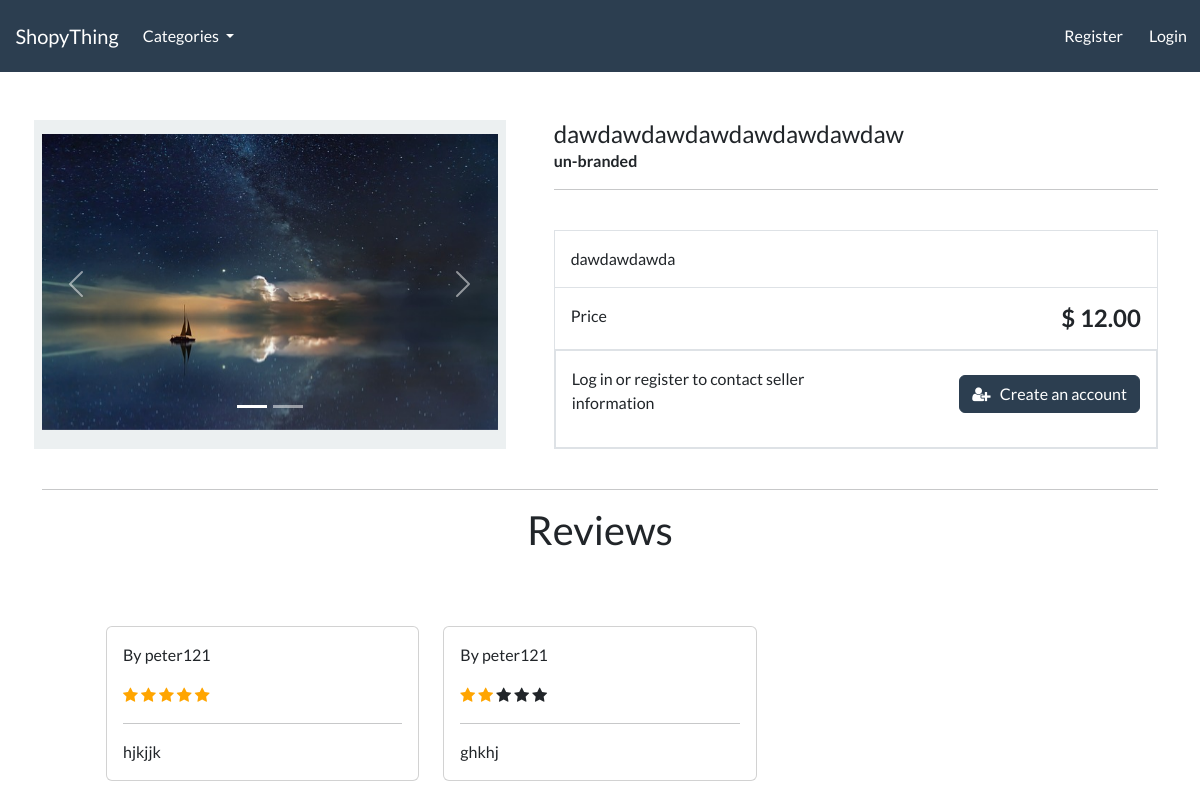
/product/dawdawdawdawdawdawdawdaw/, run on an earlier commit of the app's database.
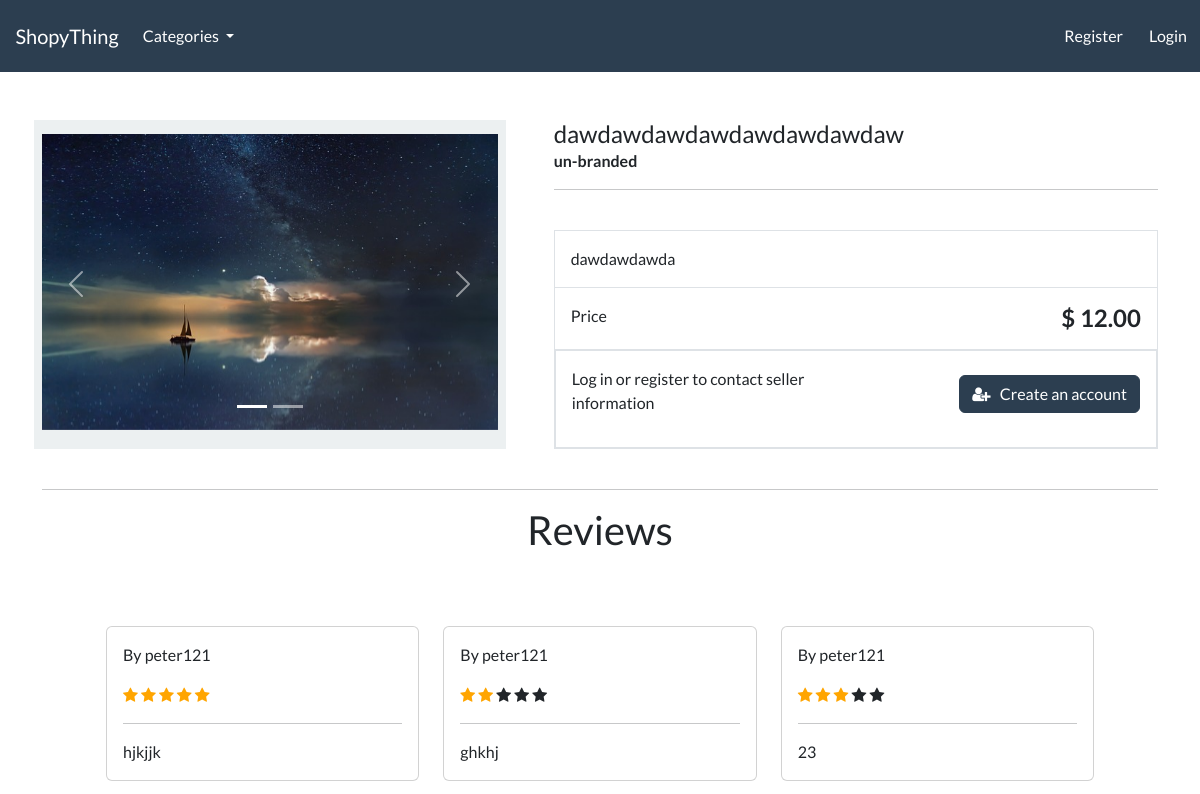
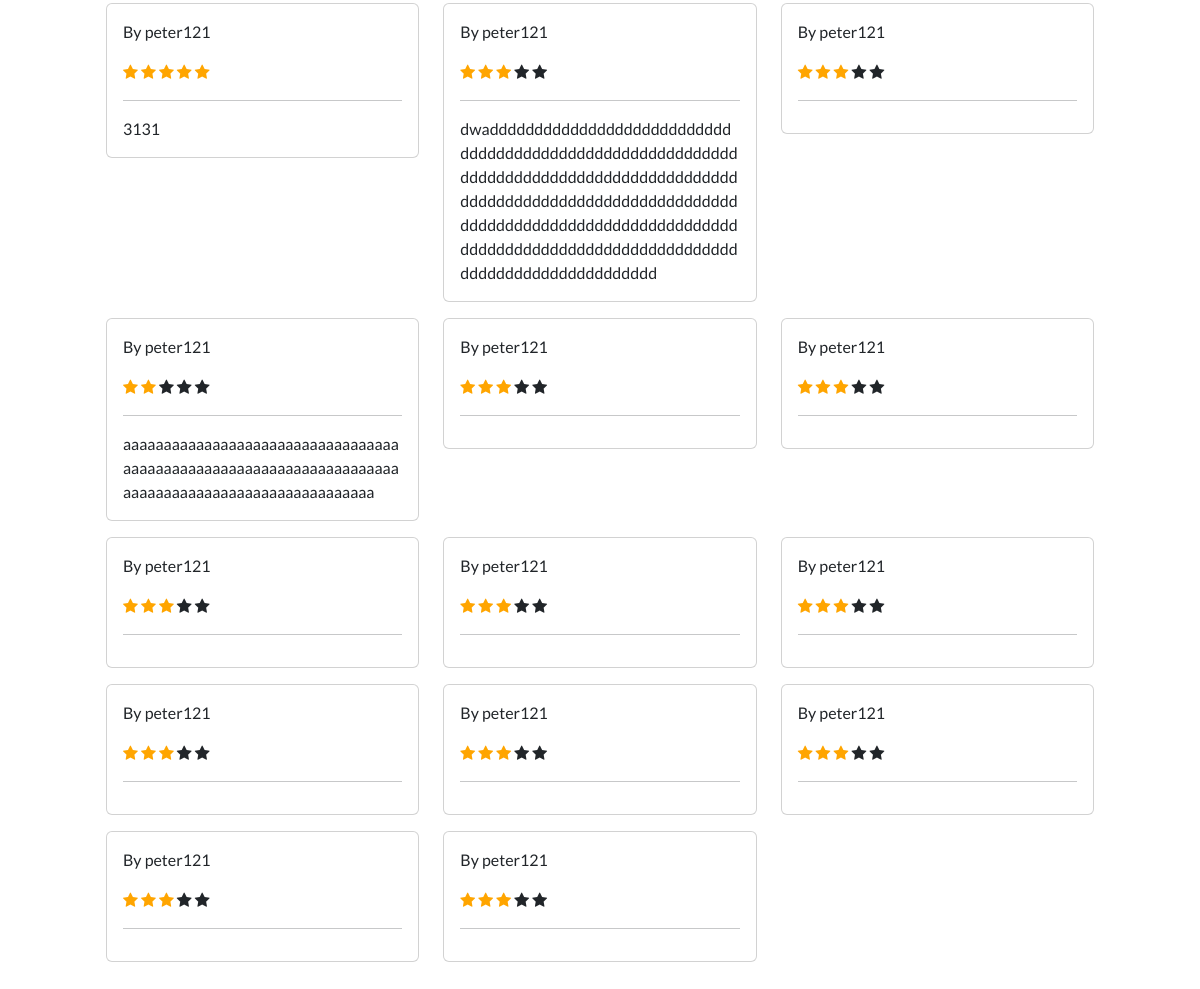
And on a later commit of the database (2 pictures, top to bottom).
### store/models.py (models this page shows)
class Images(models.Model):
    product = models.ForeignKey(Product, default=None,on_delete=models.CASCADE,  related_name='images')
    image = models.ImageField(upload_to='images')

class ProductReview(models.Model):
    product = models.ForeignKey(Product, on_delete=models.CASCADE, related_name='reviews')
    author = models.ForeignKey(User, on_delete=models.CASCADE)
    rating = models.IntegerField(default=0, null=True)
    content = models.TextField(blank=True, max_length=100)
    created_at = models.DateTimeField(auto_now_add=True)

### store/views.py (the view)
# urls.py: path('product/<slug:product_slug>/', views.product_info, name='product-info'),
def product_info(request, product_slug):
    product = get_object_or_404(Product, slug=product_slug)
    reviews = ProductReview.objects.filter(product=product)
    context = {'product': product, 'reviews': reviews}
    return render(request, 'store/product-info.html', context)

### store/models.py (called while the page is built)
    def get_absolute_url(self):
        return reverse('list-category', args=[self.slug])

### store/views.py (called while the page is built)
def categories(request):
    categories = Category.objects.all()
    return {'categories': categories}

### store/templates/store/product-info.html (shortened to what the changed rows need)
{% extends "./base.html" %}
{% load static %}
{% block content %}
<div class="container">
    <main class="pt-5">
        <div class="row g-3">
            <div class="col-md-5 col-lg-5 order-md-first bg-light d-flex justify-content-center align-items-center">
                {% if product.images.all %}
                <div id="carouselExampleIndicators" class="carousel slide" data-bs-ride="carousel"
                    style=" width:100%; height: 300px !important;">
                    <div class="carousel-indicators">
                        {% for image in product.images.all %}
                        <button type="button" data-bs-target="#carouselExampleIndicators"
                            data-bs-slide-to="{{ forloop.counter0 }}" {% if forloop.first %}class="active"
                            {% endif %}></button>
                        {% endfor %}
                    </div>
                    <div class="carousel-inner" style=" width:100%; height: 300px !important;">
                        {% for image in product.images.all %}
                        <div class="carousel-item {% if forloop.first %}active{% endif %}">
                            <a href="{{ image.image.url }}" data-lightbox="product-images"><img
                                    src="{{ image.image.url }}" class="d-block w-100 " alt="..."></a>
                        </div>
                        {% endfor %}
                    </div>
                </div>
                {% else %}
                <img class="img-fluid" alt="Responsive image" src="{% static 'placeholder.jpg' %}">
                {% endif %}
            </div>
            <div class="col-md-7 col-lg-7 ps-md-3 ps-lg-5">
                <h1 class="mb-0 h4"> {{ product.title }} </h1>
                <br>
        </div>
    </main>
    <br>
    <h2 class="text-center">Reviews</h2>
    <div class="row" style="padding: 4rem;">
        {% if reviews %}
        {% for review in product.reviews.all %}
        <div class="col-md-4">
            <div class="card mb-3">
                <div class="card-body">
                    <p class="card-text">By {{ review.author }}</p>
                    <div class="rating">
                        {% if review.rating >= 1 %}<span class="fa fa-star checked"></span>{% else %}<span
                            class="fa fa-star"></span>{% endif %}
                        {% if review.rating >= 2 %}<span class="fa fa-star checked"></span>{% else %}<span
                            class="fa fa-star"></span>{% endif %}
                        {% if review.rating >= 3 %}<span class="fa fa-star checked"></span>{% else %}<span
                            class="fa fa-star"></span>{% endif %}
                        {% if review.rating >= 4 %}<span class="fa fa-star checked"></span>{% else %}<span
                            class="fa fa-star"></span>{% endif %}
                        {% if review.rating >= 5 %}<span class="fa fa-star checked"></span>{% else %}<span
                            class="fa fa-star"></span>{% endif %}
                    </div>
                    <hr>
                    <p class="card-text">{{ review.content }}</p>
                </div>
            </div>
        </div>
        {% endfor %}
        {% else %}
        <div class="col">
            <p class="text-center">No reviews available for this product yet.</p>
        </div>
        {% endif %}
    </div>
</div>
<link rel="stylesheet" href="https://cdnjs.cloudflare.com/ajax/libs/lightbox2/2.11.3/css/lightbox.min.css">
{% endblock %}

What changed in the data, as far as the page shows it:
added ProductReview: author "peter121", rating 3 (drawn), content "23"
added ProductReview: author "peter121", rating 5 (drawn), content "3131"
added ProductReview: author "peter121", rating 3 (drawn), content "dwadddddddddddddddddddddddddddddddddddddddddddddddddddddddddddddddddddddddddddddddddddddddddddddddddddddddddddddddddddddddddddddddddddddddddddddddddddddddddddddddddddddddddddddddddddddddddddddddddddddddddddd"
added ProductReview: author "peter121", rating 3 (drawn)
added ProductReview: author "peter121", rating 2 (drawn), content "aaaaaaaaaaaaaaaaaaaaaaaaaaaaaaaaaaaaaaaaaaaaaaaaaaaaaaaaaaaaaaaaaaaaaaaaaaaaaaaaaaaaaaaaaaaaaaaaaaa"
added ProductReview: author "peter121", rating 3 (drawn)
added ProductReview: author "peter121", rating 3 (drawn)
added ProductReview: author "peter121", rating 3 (drawn)
added ProductReview: author "peter121", rating 3 (drawn)
added ProductReview: author "peter121", rating 3 (drawn)
added ProductReview: author "peter121", rating 3 (drawn)
added ProductReview: author "peter121", rating 3 (drawn)
added ProductReview: author "peter121", rating 3 (drawn)
added ProductReview: author "peter121", rating 3 (drawn)
added ProductReview: author "peter121", rating 3 (drawn)
